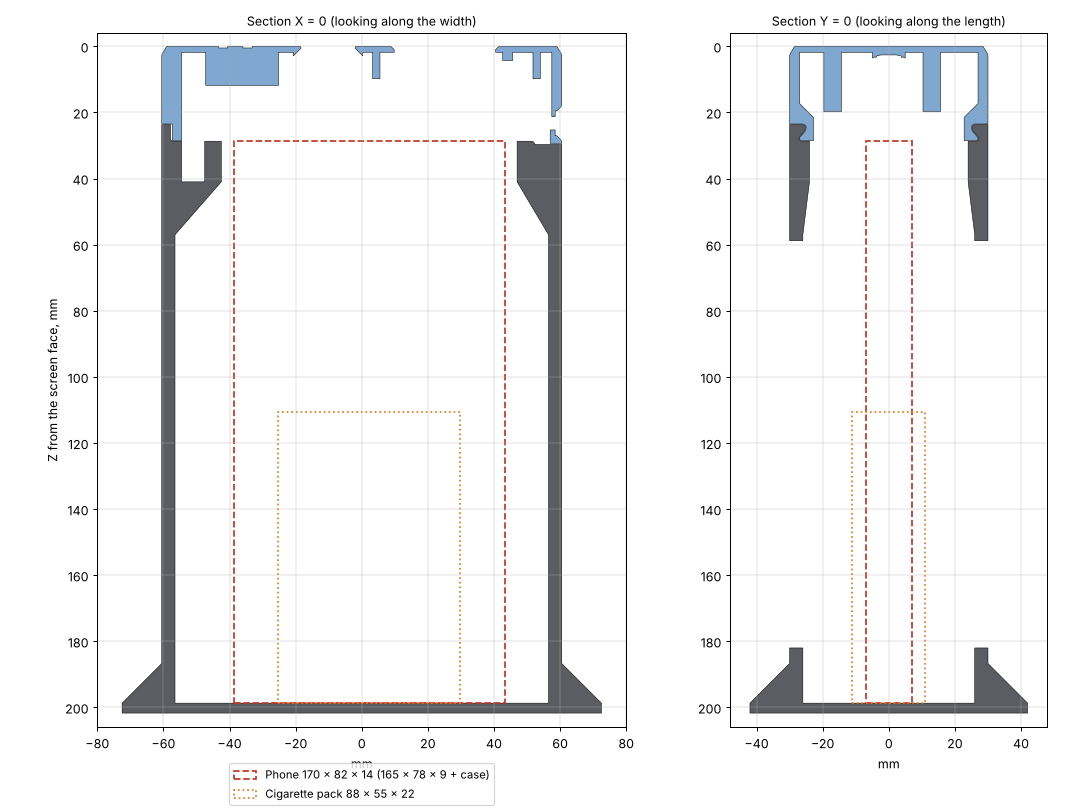
#> input picture mods/lockbox/phone-vault/img/phone-vault-sections.png, 1080 x 810 px; its folder holds 2 pictures in this run
$ python gen_icons.py ../../../../../lockbox/phone-vault/img ../../../../../lockbox/phone-vault/img/phone-vault-wall.png
#> lines starting #> are read from the running program, lines starting #| are printed output that depends on the picture
# Turns flipper_app/images/*.png into a host header (XBM rows, LSB first).
import os, sys
from PIL import Image
src, out = sys.argv[1], sys.argv[2]
with open(out, "w") as f:
    f.write("#pragma once\n#include <gui/gui.h>\n")
    for fn in sorted(os.listdir(src)):
        if not fn.endswith(".png"): continue
        name = fn[:-4]
        im = Image.open(os.path.join(src, fn)).convert("1")
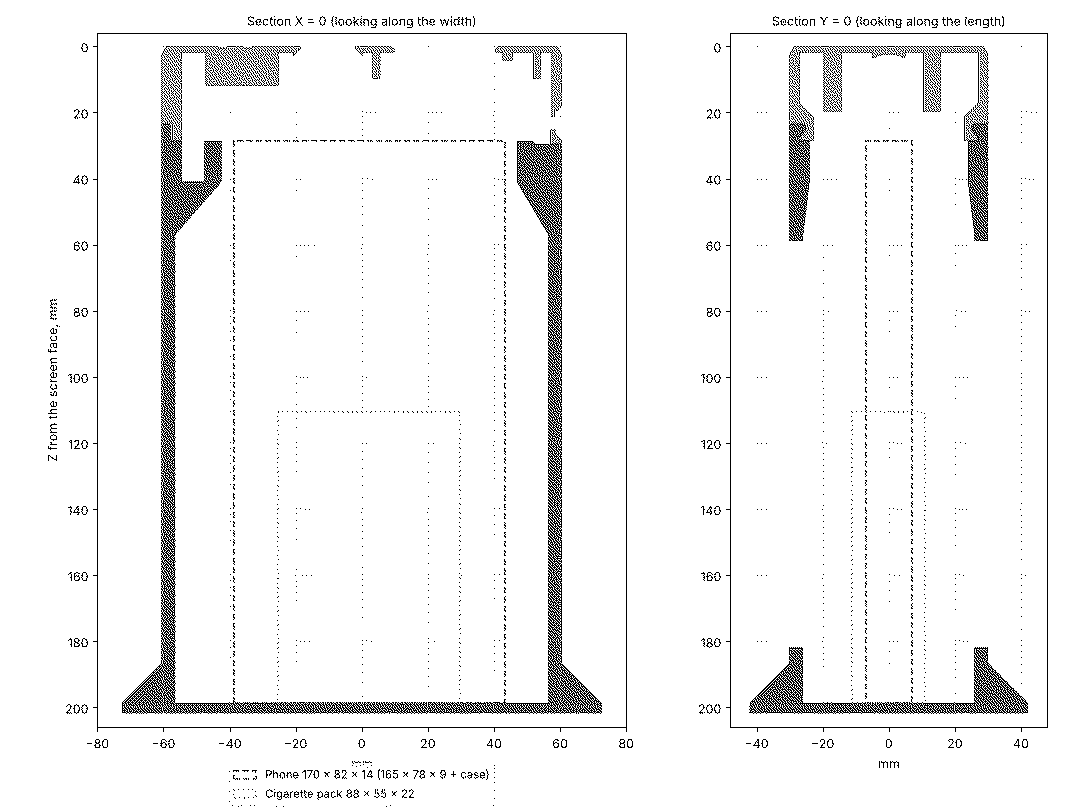
#> im: PIL image 1080x810 1; 95.3% white; black in thin lines or dots
        w, h = im.size
#> w = 1080; h = 810
        stride = (w + 7) // 8
#> stride = 135
        data = []
        for y in range(h):
            row = [0] * stride
            for x in range(w):
                if im.getpixel((x, y)) == 0: row[x // 8] |= 1 << (x % 8)
            data += row
#> (the run stopped early here; a loop or call above may not have finished)
